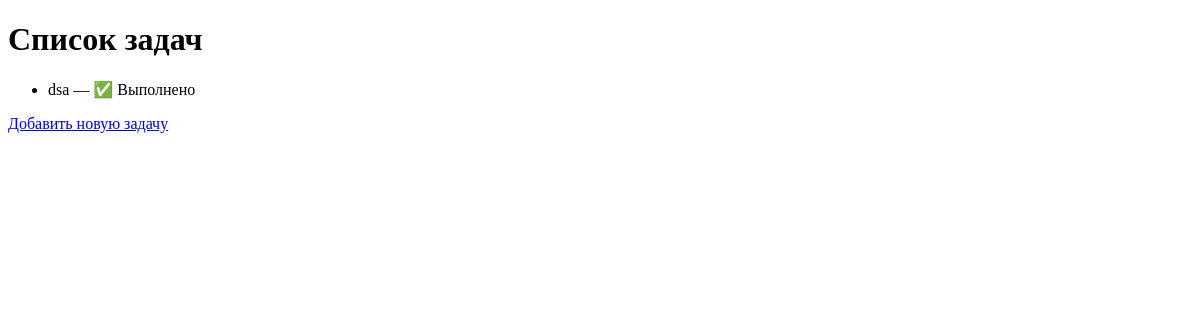
/tasks/, run on an earlier commit of the app's database.
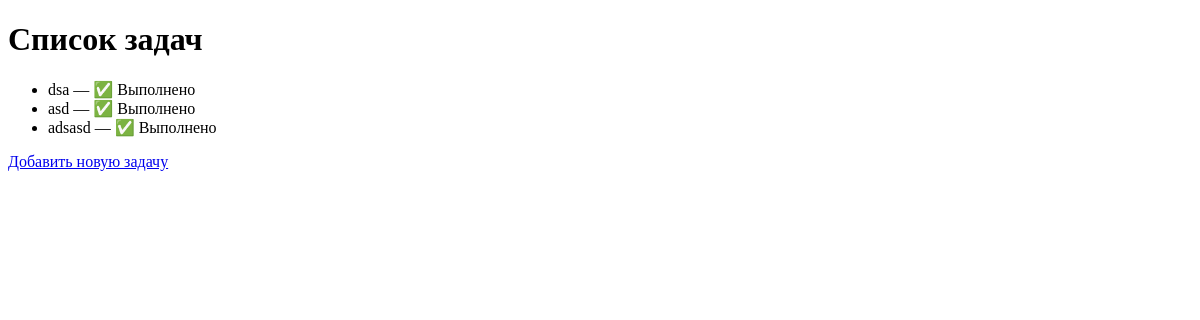
And on a later commit of the database.
### bboard/models.py (models this page shows, shortened)
class Task(models.Model):
    title = models.CharField(max_length=255)
    completed = models.BooleanField(default=False)

### bboard/views.py (the view)
# urls.py: path('tasks/', task_list, name='task_list'),
def task_list(request):
    tasks = Task.objects.all()
    return render(request, 'task_list.html', {'tasks': tasks})

### templates/task_list.html (shortened to what this page needs)
<!DOCTYPE html>
<html>
<head>
</head>
<body>
    <h1>Список задач</h1>
    <ul>
        {% for task in tasks %}
            <li>
                {{ task.title }} — {% if task.completed %}✅ Выполнено{% else %}❌ Не выполнено{% endif %}
            </li>
        {% endfor %}
    </ul>
    <a href="/add/">Добавить новую задачу</a>
</body>
</html>

What changed in the data, as far as the page shows it:
added Task: title "asd", completed "✅ Выполнено"
added Task: title "adsasd", completed "✅ Выполнено"
